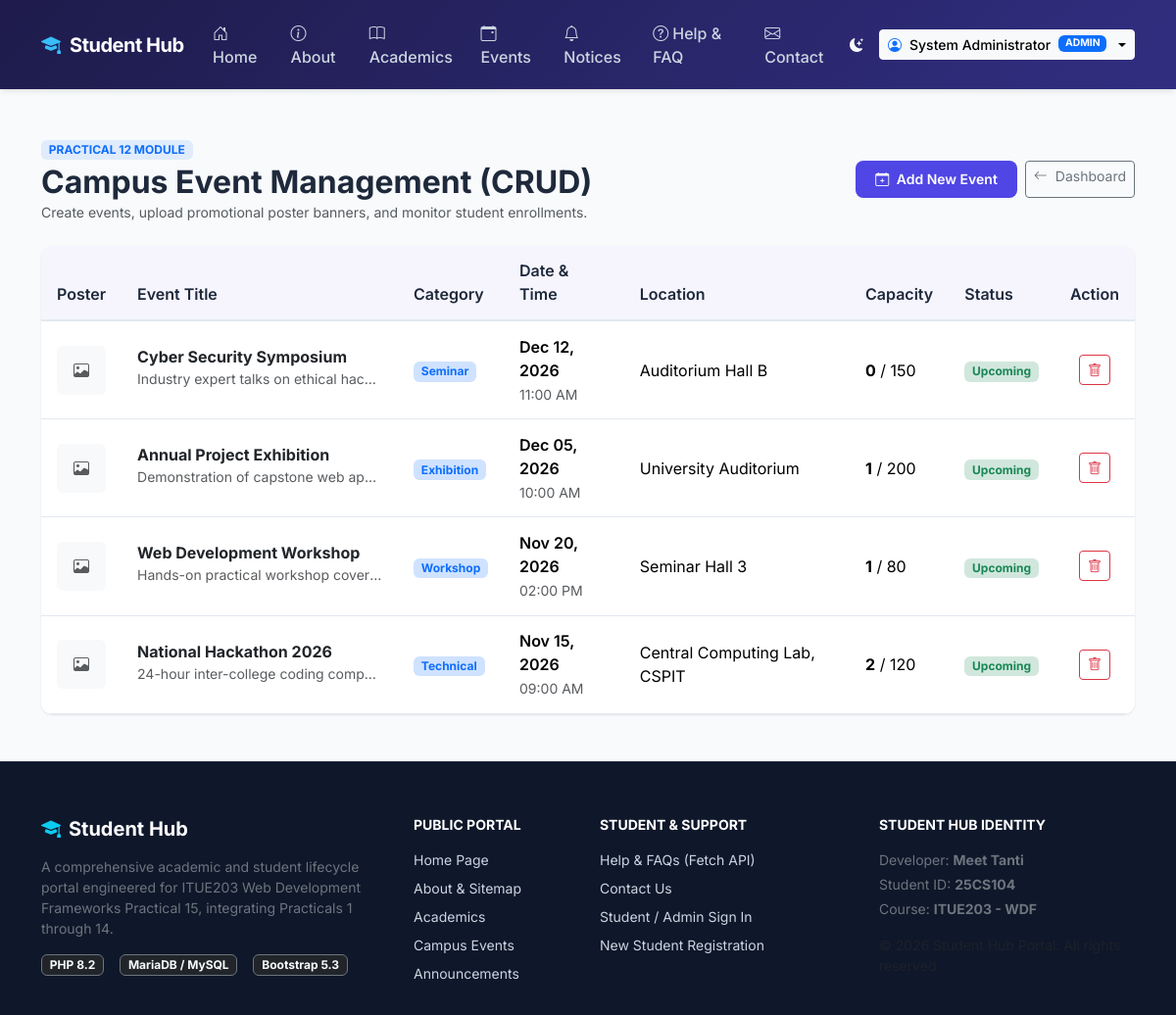
/admin/events.php (signed in), run on the app's committed database.
### tables this page shows
CREATE TABLE events (
    id INT AUTO_INCREMENT PRIMARY KEY,
    event_name VARCHAR(150) NOT NULL,
    description TEXT NULL,
    category VARCHAR(50) DEFAULT 'Academic',
    event_date DATE NOT NULL,
    event_time VARCHAR(20) DEFAULT '10:00 AM',
    location VARCHAR(150) NOT NULL,
    max_seats INT DEFAULT 100,
    poster_image VARCHAR(255) NULL,
    status ENUM('upcoming', 'completed', 'cancelled') DEFAULT 'upcoming',
    created_by INT NULL,
    created_at TIMESTAMP DEFAULT CURRENT_TIMESTAMP,
    CONSTRAINT fk_events_creator FOREIGN KEY (created_by) REFERENCES users(id) ON DELETE SET NULL
);

### includes/functions.php (called while the page is built, shortened)
<?php
function e(?string $string): string
{
    return htmlspecialchars($string ?? '', ENT_QUOTES, 'UTF-8');
}

### admin/events.php (the view, shortened to what this page needs)
<?php
require_once __DIR__ . '/../includes/functions.php';
require_once __DIR__ . '/../includes/header.php';
require_once __DIR__ . '/../includes/navbar.php';
$eventsStmt = $pdo->query(
    "SELECT e.*,
            (SELECT COUNT(*) FROM registrations r WHERE r.event_id = e.id) as reg_count
     FROM events e
     ORDER BY e.event_date DESC"
);
$events = $eventsStmt->fetchAll();
?>
<main class="py-5">
    <div class="container">
        <div class="d-flex flex-wrap justify-content-between align-items-center mb-4">
            <div>
                <span class="badge bg-primary bg-opacity-10 text-primary fw-bold text-uppercase mb-1">Practical 12 Module</span>
                <h2 class="fw-bold mb-0">Campus Event Management (CRUD)</h2>
                <p class="text-muted small mb-0">Create events, upload promotional poster banners, and monitor student enrollments.</p>
            </div>
            <div class="mt-3 mt-md-0 d-flex gap-2">
                <button type="button" class="btn btn-primary-sh btn-sm" data-bs-toggle="modal" data-bs-target="#addEventModal">
                    <i class="bi bi-calendar-plus me-1"></i> Add New Event
                </button>
                <a href="<?= APP_URL ?>/admin/dashboard.php" class="btn btn-outline-secondary btn-sm">
                    <i class="bi bi-arrow-left me-1"></i> Dashboard
                </a>
            </div>
        </div>
        <div class="card card-sh border-0 overflow-hidden">
            <div class="table-responsive">
                <table class="table table-sh align-middle mb-0">
                    <thead>
                        <tr>
                            <th>Poster</th>
                            <th>Event Title</th>
                            <th>Category</th>
                            <th>Date & Time</th>
                            <th>Location</th>
                            <th>Capacity</th>
                            <th>Status</th>
                            <th class="text-center">Action</th>
                        </tr>
                    </thead>
                    <tbody>
                        <?php if (empty($events)): ?>
                            <tr><td colspan="8" class="text-center py-4 text-muted">No events currently listed.</td></tr>
                        <?php else: ?>
                            <?php foreach ($events as $ev): ?>
                                <tr>
                                    <td style="width: 70px;">
                                        <?php if (!empty($ev['poster_image']) && file_exists(__DIR__ . '/../uploads/events/' . $ev['poster_image'])): ?>
                                            <img src="<?= APP_URL ?>/uploads/events/<?= e($ev['poster_image']) ?>" class="rounded" style="width: 50px; height: 50px; object-fit: cover;" alt="Poster">
                                        <?php else: ?>
                                            <div class="bg-light rounded d-flex align-items-center justify-content-center text-muted" style="width: 50px; height: 50px;">
                                                <i class="bi bi-image"></i>
                                            </div>
                                        <?php endif; ?>
                                    </td>
                                    <td>
                                        <div class="fw-bold text-dark"><?= e($ev['event_name']) ?></div>
                                        <small class="text-muted text-truncate d-inline-block" style="max-width: 250px;"><?= e($ev['description']) ?></small>
                                    </td>
                                    <td><span class="badge bg-primary-subtle text-primary"><?= e($ev['category']) ?></span></td>
                                    <td>
                                        <div class="fw-semibold"><?= date('M d, Y', strtotime($ev['event_date'])) ?></div>
                                        <small class="text-muted"><?= e($ev['event_time']) ?></small>
                                    </td>
                                    <td><?= e($ev['location']) ?></td>
                                    <td>
                                        <strong><?= (int) $ev['reg_count'] ?></strong> / <?= (int) $ev['max_seats'] ?>
                                    </td>
                                    <td>
                                        <span class="badge bg-<?= ($ev['status'] === 'upcoming') ? 'success' : 'secondary' ?>-subtle text-<?= ($ev['status'] === 'upcoming') ? 'success' : 'secondary' ?>">
                                            <?= e(ucfirst($ev['status'])) ?>
                                        </span>
                                    </td>
                                    <td class="text-center">
                                        <form method="POST" class="d-inline" onsubmit="return confirm('Delete event <?= e($ev['event_name']) ?>?');">
                                            <button type="submit" class="btn btn-outline-danger btn-sm" title="Delete Event">
                                                <i class="bi bi-trash"></i>
                                            </button>
                                        </form>
                                    </td>
                                </tr>
                            <?php endforeach; ?>
                        <?php endif; ?>
                    </tbody>
                </table>
            </div>
        </div>
    </div>
</main>
<?php require_once __DIR__ . '/../includes/footer.php'; ?>

### assets/css/style.css (style rules this page uses)
:root { --primary-color: #4f46e5; --primary-hover: #4338ca; --primary-light: #eef2ff; --secondary-color: #6366f1; --dark-bg: #1e1b4b; --accent-color: #06b6d4; --success-color: #10b981; --warning-color: #f59e0b; --danger-color: #ef4444; --bg-body: #f8fafc; --text-main: #1e293b; --text-muted: #64748b; --card-bg: #ffffff; --card-border: #e2e8f0; --radius-sm: 8px; --radius-md: 12px; --radius-lg: 16px; --shadow-sm: 0 1px 3px rgba(0,0,0,0.06), 0 1px 2px rgba(0,0,0,0.04); --shadow-md: 0 4px 6px -1px rgba(0,0,0,0.07), 0 2px 4px -1px rgba(0,0,0,0.04); --shadow-lg: 0 10px 15px -3px rgba(0,0,0,0.08), 0 4px 6px -2px rgba(0,0,0,0.03); }
body { background-color: var(--bg-body); color: var(--text-main); font-family: 'Inter', system-ui, -apple-system, BlinkMacSystemFont, "Segoe UI", Roboto, Oxygen, Ubuntu, Cantarell, sans-serif; min-height: 100vh; display: flex; flex-direction: column; transition: background-color 0.25s ease, color 0.25s ease; }
main { flex: 1 0 auto; }
.card-sh { background-color: var(--card-bg); border: 1px solid var(--card-border); border-radius: var(--radius-md); box-shadow: var(--shadow-sm); transition: transform 0.2s ease, box-shadow 0.2s ease; }
.btn-primary-sh { background-color: var(--primary-color); color: #ffffff; border: none; font-weight: 600; padding: 0.55rem 1.25rem; border-radius: var(--radius-sm); transition: background-color 0.2s ease, transform 0.1s ease; }
.table-sh { border-collapse: separate; border-spacing: 0; width: 100%; }
.table-sh th { background-color: rgba(79, 70, 229, 0.05); font-weight: 600; color: var(--text-main); border-bottom: 2px solid var(--card-border); padding: 0.85rem 1rem; }
.table-sh td { padding: 0.85rem 1rem; vertical-align: middle; border-bottom: 1px solid var(--card-border); }

### data on the page
events: event_name "Cyber Security Symposium", description "Industry expert talks on ethical hac…", category "Seminar", event_date "Dec 12, 2026", event_time "11:00 AM", location "Auditorium Hall B", reg_count "0", max_seats "150", status "Upcoming"
events: event_name "Annual Project Exhibition", description "Demonstration of capstone web ap…", category "Exhibition", event_date "Dec 05, 2026", event_time "10:00 AM", location "University Auditorium", reg_count "1", max_seats "200", status "Upcoming"
events: event_name "Web Development Workshop", description "Hands-on practical workshop cover…", category "Workshop", event_date "Nov 20, 2026", event_time "02:00 PM", location "Seminar Hall 3", reg_count "1", max_seats "80", status "Upcoming"
events: event_name "National Hackathon 2026", description "24-hour inter-college coding comp…", category "Technical", event_date "Nov 15, 2026", event_time "09:00 AM", location "Central Computing Lab, CSPIT", reg_count "2", max_seats "120", status "Upcoming"

### other printed values
$user['name'] "System Administrator"
$role "ADMIN"
